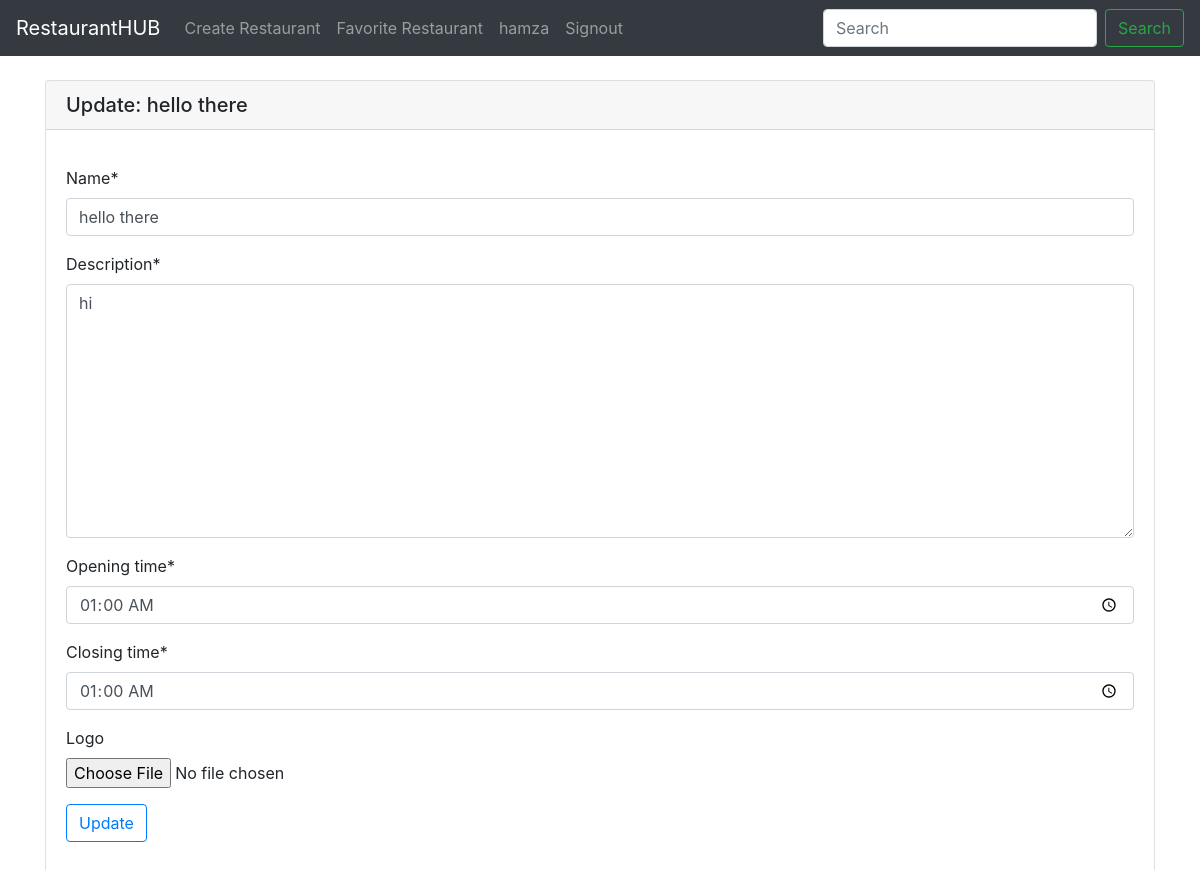
/restaurants/9/update/ (signed in), run on the app's committed database.
### restaurants/models.py (models this page shows, shortened)
class Restaurant(models.Model):
    owner = models.ForeignKey(User, default=1, on_delete=models.CASCADE)
    name = models.CharField(max_length=120)
    description = models.TextField()
    opening_time = models.TimeField()
    closing_time = models.TimeField()
    logo = models.ImageField(upload_to='restaurant_logos', null=True, blank=True)

### restaurants/views.py (the view)
# urls.py: path('restaurants/<int:restaurant_id>/update/',views.restaurant_update ,name='restaurant-update'),
def restaurant_update(request, restaurant_id):
    restaurant_obj = Restaurant.objects.get(id=restaurant_id)
    if not (request.user.is_staff or request.user == restaurant_obj.owner):
        return redirect('no-access')
    form = RestaurantForm(instance=restaurant_obj)
    if request.method == "POST":
        form = RestaurantForm(request.POST, request.FILES, instance=restaurant_obj)
        if form.is_valid():
            form.save()
            return redirect('restaurant-list')
    context = {
        "restaurant_obj": restaurant_obj,
        "form":form,
    }
    return render(request, 'update.html', context)

### restaurants/forms.py
class RestaurantForm(forms.ModelForm):
    class Meta:
        model = Restaurant
        exclude = ['owner',]
        widgets = {
        	'opening_time': forms.TimeInput(attrs={'type':'time'}),
        	'closing_time': forms.TimeInput(attrs={'type':'time'}),
        }

### restaurants/templates/update.html (shortened to what this page needs)
{% extends "base.html" %}
{% load crispy_forms_tags %}
{% block content %}
<br>
<div class="card">
  <h5 class="card-header">Update: {{restaurant_obj.name}}</h5>
  <div class="card-body">
    <p class="card-text">
        <form action="{% url 'restaurant-update' restaurant_obj.id %}" method="POST" enctype="multipart/form-data">
            {{form|crispy}}
            <input type="submit" value="Update" class="btn btn-outline-primary">
        </form>
    </p>
  </div>
</div>
{% endblock content %}

### restaurants/templates/navbar.html (shortened to what this page needs)
<nav class="navbar navbar-expand-lg navbar-dark bg-dark">
  <a class="navbar-brand" href="{% url 'restaurant-list' %}">RestaurantHUB</a>
  <div class="collapse navbar-collapse" id="navbarSupportedContent">
    <ul class="navbar-nav mr-auto">
      {% if request.user.is_authenticated %}
        <li class="nav-item">
          <a class="nav-link" href="{% url 'restaurant-create' %}">Create Restaurant</a>
        </li>
        <li class="nav-item">
          <a class="nav-link" href="{% url 'favorite-restaurant' %}">Favorite Restaurant</a>
        </li>
        <li class="nav-item">
          <div class="nav-link">{{request.user}}</div>
        </li>
        <li class="nav-item">
          <a class="nav-link" href="{% url 'signout' %}">Signout</a>
        </li>
      {% endif %}
    </ul>
    <form class="form-inline my-2 my-lg-0" action="{% url 'restaurant-list' %}">
      <input class="form-control mr-sm-2" type="text" name='q' placeholder="Search" value="{{request.GET.q}}">
      <button class="btn btn-outline-success my-2 my-sm-0" type="submit">Search</button>
    </form>
  </div>
</nav>

### data on the page
Restaurant: name "hello there", description "hi", opening_time "01:00:00", closing_time "01:00:00"

### other printed values
{{ request.user }} "hamza"
